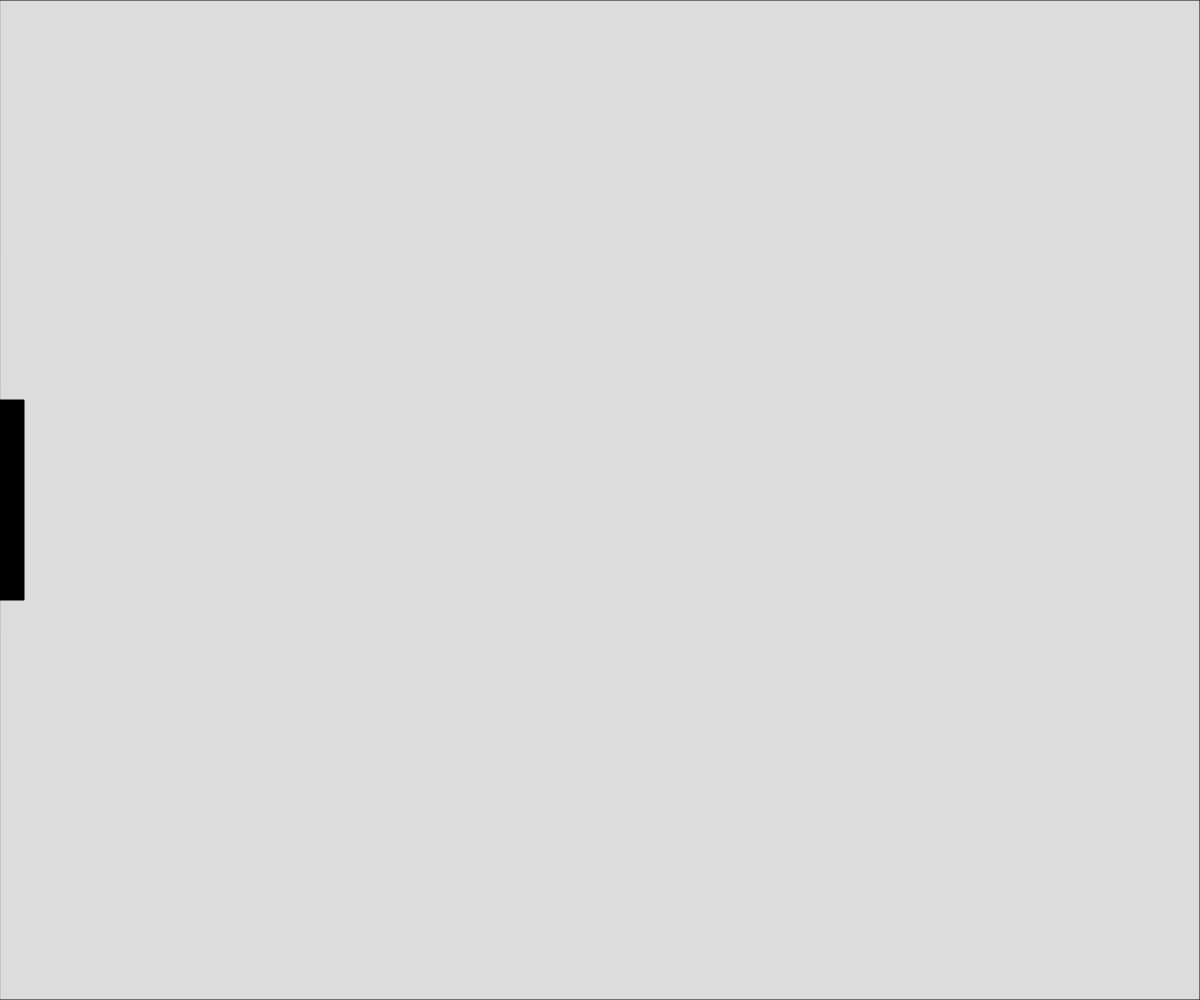
Frame 1 (no input)
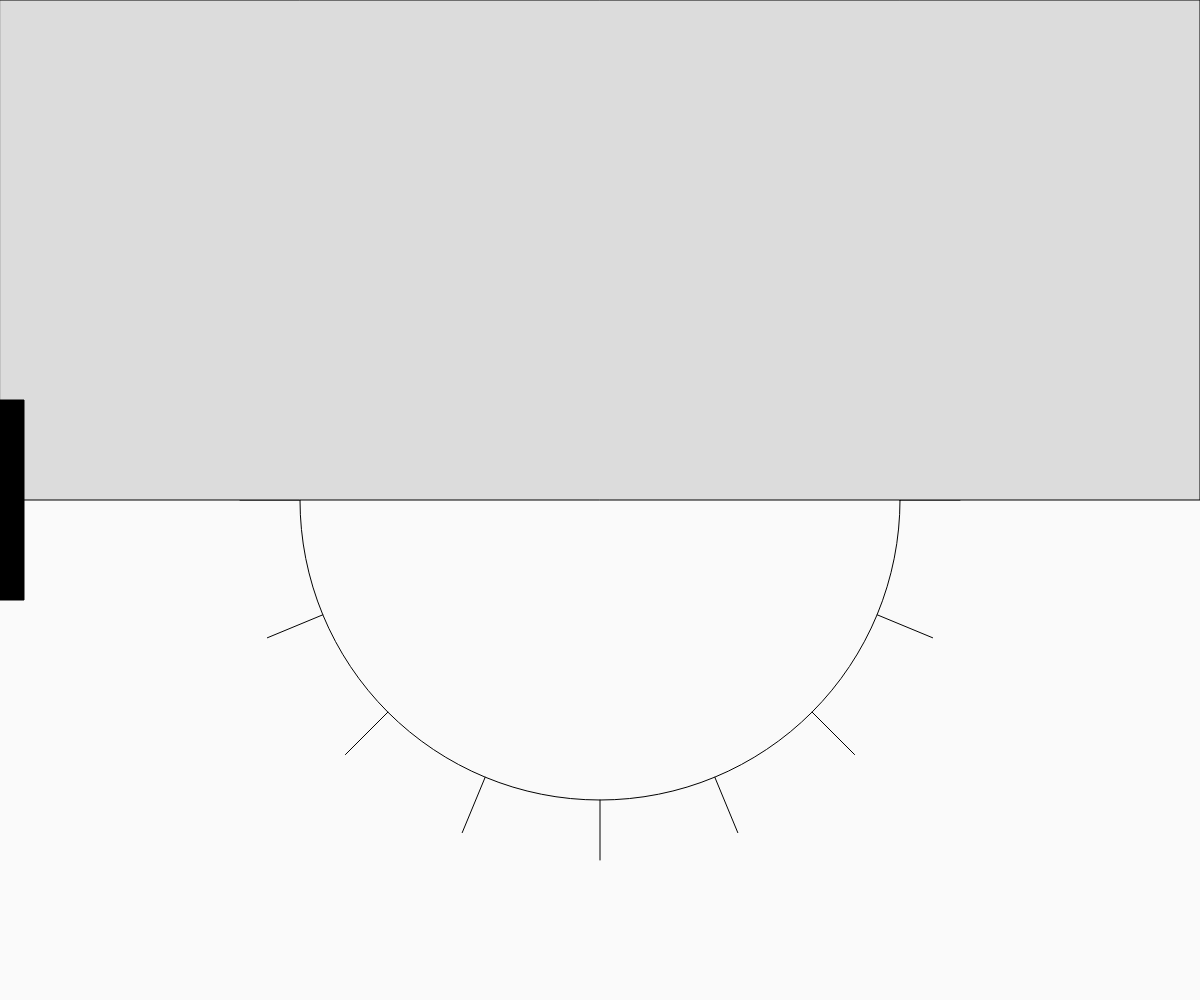
Frame 60 (no input)
Frame 120 (the mouse pressed at the canvas centre since frame 60): identical to frame 60, image omitted

The p5.js sketch that drew these frames (run headless with seeded random() and noise() and a simulated clock; from frame 60 on, the mouse is pressed at the canvas centre):

// p5.js sketch
// ── sketch.js
let sliderX, sliderY, sliderWidth, sliderHeight, sliderValue, rectHeightcenterX, centerY, radius;

function setup() {
  createCanvas(windowWidth, windowHeight);
  rectHeight = height;
  
  // slider werte
  sliderWidth = width * 0.02;
  sliderHeight = height * 0.2;
  sliderX = 0;
  sliderY = height * 0.4;
  sliderValue = 0;
  
    centerX = width / 2;
  centerY = height / 2;
  radius = min(width, height) * 0.3;
}

function draw() {
  background(250);
  
    noFill();
  stroke(0);
  ellipse(centerX, centerY, radius * 2);
  
  // zeichne die strahlen
  const numStrahlen = 16;
  for (let i = 0; i < numStrahlen; i++) {
    const angle = TWO_PI / numStrahlen * i;
    const x1 = centerX + radius * cos(angle);
    const y1 = centerY + radius * sin(angle);
    const x2 = centerX + (radius + radius * 0.2) * cos(angle);
    const y2 = centerY + (radius + radius * 0.2) * sin(angle);
    line(x1, y1, x2, y2);
  }
  
  // zeichne rechteck
  fill(220);
  rect(0, 0, width, rectHeight);
  
  // zeichne slider
  if (mouseX > sliderX && mouseX < sliderX + sliderWidth && mouseY > sliderY && mouseY < sliderY + sliderHeight) {
    cursor(HAND);
  } else {
    cursor(ARROW);
  }
  fill(0);
  rect(sliderX, sliderY, sliderWidth, sliderHeight);
  
  // slider werte
  sliderValue = map(sliderY, 0, height - sliderHeight, 0, 1);
  
  // höhe rechteck
  rectHeight = height * (1 - sliderValue);
  
  // slider
  if (mouseIsPressed) {
    sliderY = constrain(mouseY - sliderHeight/2, 0, height - sliderHeight);
  }
}

function windowResized() {
  resizeCanvas(windowWidth, windowHeight);
    centerX = width / 2;
  centerY = height / 2;
  radius = min(width, height) * 0.3;
  
  sliderWidth = width * 0.02;
  sliderHeight = height * 0.2;
  sliderX = 0;
  sliderY = height * 0.4;
}
